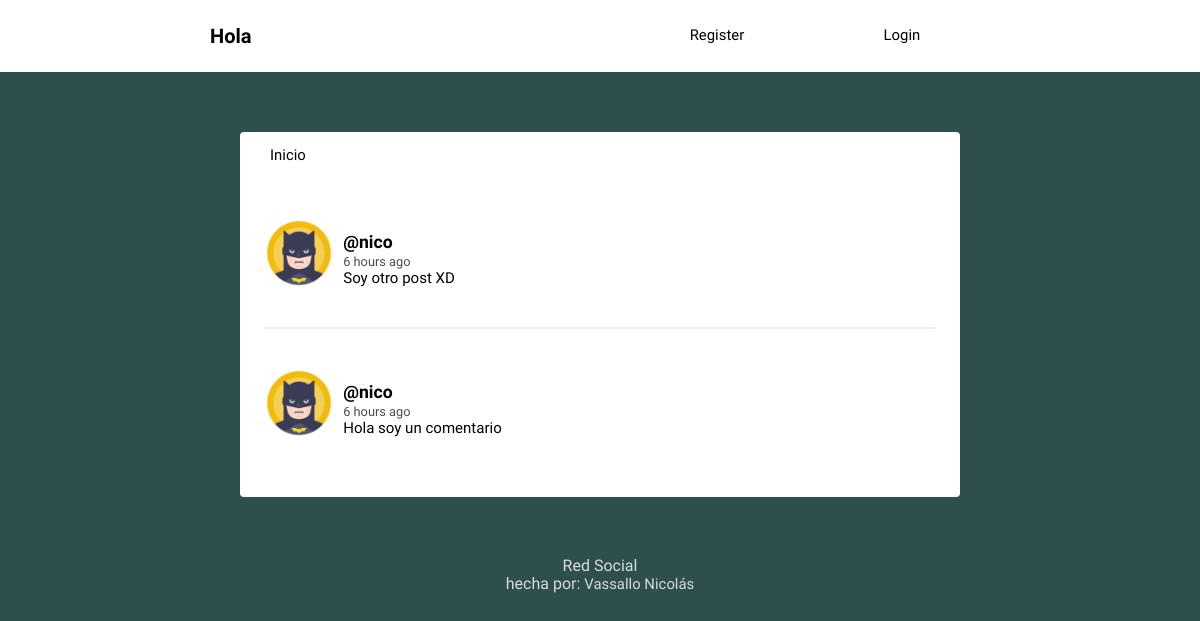
The app's page /, older data.
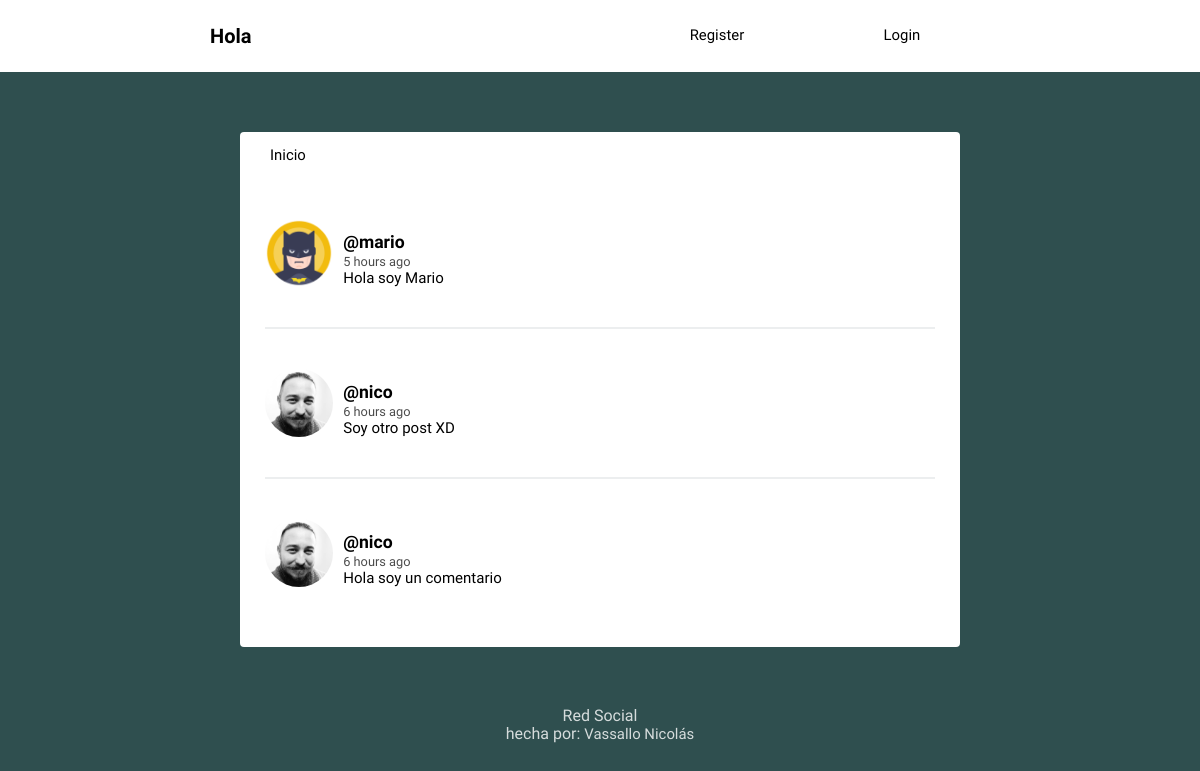
The same page, newer data.
### social/models.py (models this page shows, shortened)
class Post(models.Model):
    user = models.ForeignKey(User, on_delete=models.CASCADE, related_name='posts')
    timestamp = models.DateTimeField(default=timezone.now)
    content = models.TextField()
    class Meta:
        ordering = ['-timestamp']

class Profile(models.Model):
    user = models.OneToOneField(User, on_delete=models.CASCADE)
    image = models.ImageField(default='batman.png')

### social/views.py (the view)
# urls.py: path('', views.feed, name='feed'),
def feed(request):
    posts = Post.objects.all()
    context = {'posts': posts}
    return render(request, 'social/feed.html', context)

### social/templates/social/feed.html (shortened to what this page needs)
{% extends 'social/layout.html' %}
{% load humanize %}
{% block content %}
{% for post in posts %}
<article>
    <div class="container-article">
        <img src="{{ post.user.profile.image.url }}">
        <div>
            <h2 class="username"><a href="#">@{{ post.user.username }}</a></h2>
            <time data-time="#">{{ post.timestamp|naturaltime }}</time>
            <div class="post">{{ post.content }}</div>
        </div>
    </div>
</article>
{% endfor %}
{% endblock %}

### social/templates/social/layout.html (shortened to what this page needs)
<!DOCTYPE html>
{% load static %}
<html>
<head>
	<link rel="stylesheet" type="text/css" href="{% static 'normalize.css' %}">
	<link rel="stylesheet" type="text/css" href="{% static 'style.css' %}">
</head>
<body>
	<header class="main-head">
		<nav class="main">
			<h1 id="logo">Hola</h1>
			<ul>
				{% if user.is_authenticated %}
					<li><a href="{% url 'logout' %}">Logout</a></li>
				{% else %}
					<li><a href="{% url 'register' %}">Register</a></li>
					<li><a href="{% url 'login' %}">Login</a></li>
				{% endif %}
			</ul>
		</nav>
	</header>
	<div class="main">
		<nav class="second-nav">
			<a class="feed" href="{% url 'feed' %}">Inicio</a>
		</nav>
		{% block content %}
		{% endblock content %}
	</div>
	<footer>
		<div class="row">
			<p>Red Social<br>hecha por: <a href="https://www.linkedin.com/in/mario-nicolas-vassallo/">Vassallo Nicolás</a></p>
		</div>
	</footer>
</body>
</html>

### social/static/style.css (style rules this page uses)
body { background: #2F4F4F; font-size: 62.5%; font-family: 'Varela Round', Helvetica, Arial, serif; }
p { font-size: 1rem; }
img { object-fit: cover; }
.main-head { background: white; color: black; }
nav.main { min-height: 7vh; display: flex; width: 65%; margin: auto; align-items: center; padding: 0.5rem; }
nav.main ul { display: flex; flex: 1 1 40rem; justify-content: space-around; align-items: center; list-style: none; }
#logo { flex: 2 1 40rem; }
a { font-size: .93rem; text-decoration: none; color: black; }
.main { background: white; width: 60%; margin: 5% auto; border-radius: 4px; padding-bottom: 20px; }
.second-nav { display: flex; padding: 15px 30px; }
.second-nav .feed { flex: 1 1 30px; }
article { width: 93%; margin: auto; padding: 40px 0; border-bottom: 2px solid #ECEEEF; }
.username { margin-bottom: .2rem; }
.username a { font-size: 1.1rem; }
.container-article { display: flex; }
.container-article img { height: 68px; width: 68px; margin-right: 10px; border-radius: 50%; }
article:last-child { border-bottom: 0; }
time { font-size: .8rem; opacity: .7; }
.post { font-size: .94rem; }
footer { color: white; text-align: center; font-size: .875em; margin: 40px 0; }
footer p { opacity: .8; }
footer p a { color: white; }

Row changes from the older to the newer data that the page shows:
added Post: user.profile.image (picture), user.username "mario", timestamp "5 hours ago", content "Hola soy Mario"
changed through a linked row, Post "Soy otro post XD": user.profile.image: a different picture
changed through a linked row, Post "Hola soy un comentario": user.profile.image: a different picture
